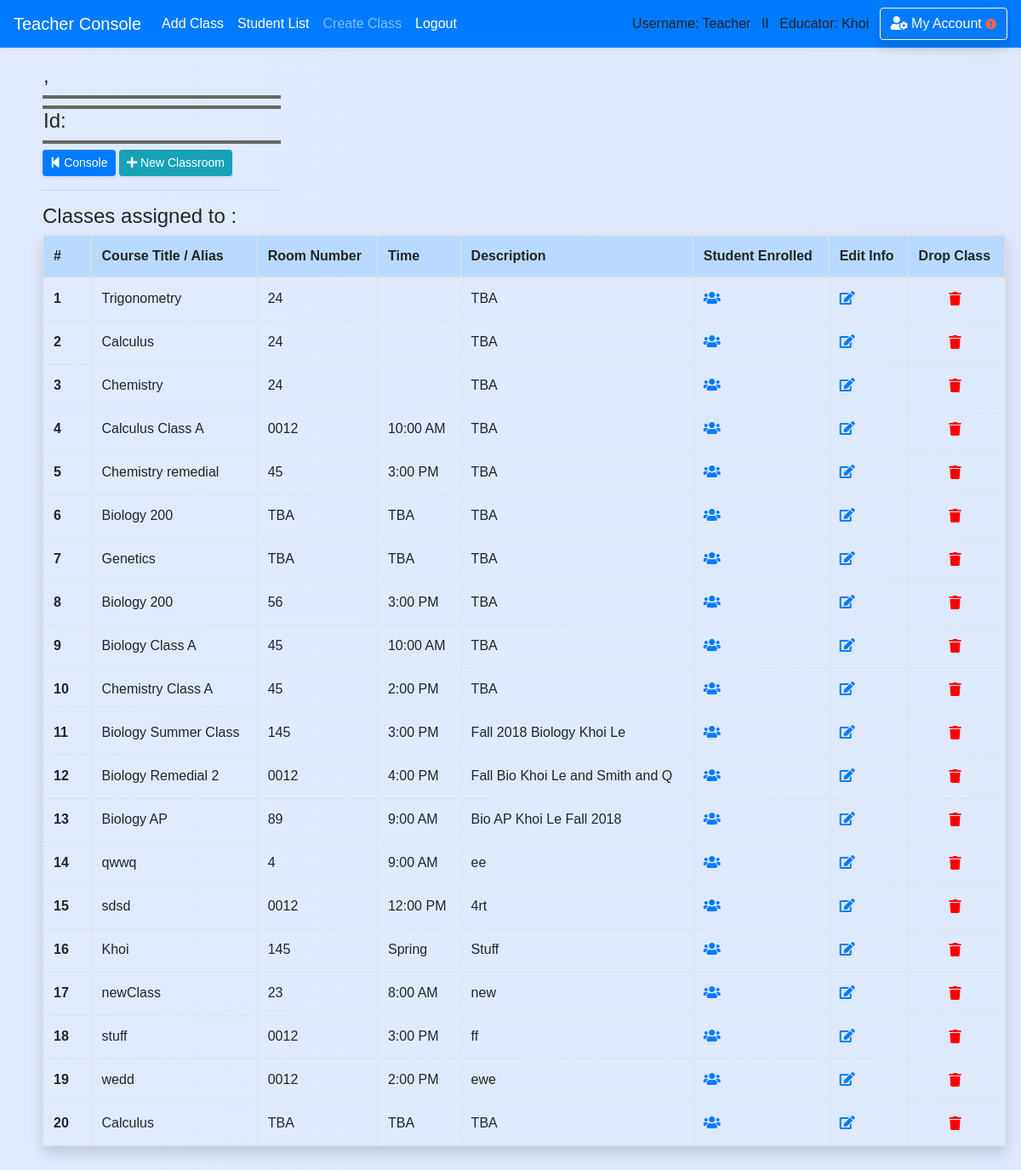
Screenshot of /teacher/classroom (signed in) with the database file from the repository.
### school_app/models.py (models this page shows, shortened)
class Classroom(models.Model):
    course_title = models.CharField(max_length=50,default='')
    course_number = models.CharField(max_length=20,default='')
    teacher_name = models.CharField(max_length=50,default='')
    teacher_idx = models.CharField(max_length=10,default='')
    room_number = models.CharField(max_length=10,default='TBA')
    time = models.CharField(max_length=10,blank=True, null=True,default='TBA')
    description = models.CharField(max_length=300,default='TBA')
    teacher = models.ForeignKey('Teacher',blank=True, null=True, on_delete = models.SET_NULL, related_name='classroom_by_teacher')
    course = models.ForeignKey('Course',blank=True, null=True, on_delete = models.SET_NULL, related_name='course_in_classroom')
    student = models.ManyToManyField(Student, blank=True)

### school_app/views_logged.py (the view)
# urls.py: path('teacher/classroom', views_logged.classroom, name='classroom_list'),
def classroom(request,course_id=None):
    if is_login(request) == False:
        return redirect('/login')
    if is_login(request) == True:
        if request.user.profile.is_teacher == False:
            messages.warning(request, "You don't have Instructor's Privilege!")
            return redirect('/')
        course = Course.objects.filter(id=course_id).first()
        classes = Classroom.objects.filter(course=course)
        time_list = []
        for cla in classes:
            time_list.append(cla.time)
        conflict_index=[]
        for time in time_list:
            for index, time2 in enumerate(time_list):
                count = 0
                if time == time2:
                    count += 1
                    if count >= 2:
                        conflict_index.append(index+1)
        return render(request,'teacher/classroom/view_classroom.html',
        {'classes':classes,'course':course,'conflict_index':conflict_index})

### school_app/views_functions.py (called while the page is built)
def is_login(request):
    if not request.user.is_authenticated:
        messages.warning(request, "Please Login or Create an Account.")
        return False
    return True

### school_app/templates/teacher/classroom/view_classroom.html (shortened to what this page needs)
{% extends 'base.html' %}
{% block content %}
<div class='content'>
  <div class="container-fuild form-row" style='width:100%'>
    <div class="col-md-6">
        <div style="width: 280px">
        <h4 style='padding-left: 1px'>{{ course.semester }}, {{ course.year }}</h4>
        <hr class='hr-line'/>
        <hr class='hr-line'/>
        <h4 style='padding-left: 1px'>Id: {{course.course_number}}</h4>
        <hr class='hr-line'/>
          <a href='{% url "teacher" %}' class="btn btn-sm btn-primary shadow-sm" ><i class="fas fa-step-backward"></i> Console</a></a>
          <a href='{% url "add_classroom" course_id=course.id %}' class="btn btn-info btn-sm shadow-sm" role="button"><i class="fas fa-plus"></i> New Classroom</a>
        <hr/></div></div>
        <div class="col-md-5">
        </div></div>
        {% if classes %}
          <h5><big>Classes assigned to {{ course.course_title }} :</big></h5>
          <div class='mr-2'>
          <table class="table table-hover table-bordered pad-right-table shadow ">
            <thead class='table-primary'>
            <tr>
              <th scope="col" style="width: 5%">#</th>
              <th scope="col">Course Title / Alias</th>
              <th scope="col">Room Number</th>
              <th scope="col">Time</th>
              <th scope="col">Description</th>
              <th scope="col">Student Enrolled</th>
              <th scope="col">Edit Info</th>
              <th scope="col">Drop Class</th>
            </tr>
            </thead>
            <tbody>
        {% for class in classes %}
            <tr>
              <th scope="row">{{ forloop.counter }}</th>
              <td>{{ class.course_title }}</td>
              <td>{{ class.room_number }}</td>
              <td>{{ class.time }}</td>
              <td>{{ class.description }}</td>
              <td>
                <a href='{% url "edit_course" course_id=course.id %}'><i class="fas fa-users"></i></a>
              </td>
              <td>
                <a href='{% url "edit_classroom" classroom_id=class.id %}'><i class="fas fa-edit"></i></a>
              </td>
              <td>
                <form action='/teacher/classroom/detached_classroom/' method='post'>{% csrf_token %}
                  <button type='submit' style='border:none;background:none;cursor: pointer;cursor: hand;'>
                  <i style='color:red' class="fas fa-trash test" data-toggle="popover" data-placement="top" data-trigger="hover" data-content="Alert!"></i>
                  </button>
                </form>
              </td>
            </tr>
        {% endfor %}
            </tbody>
          </table>
        {% else %}
        <h4><div class="alert-inherit alert-info" role="alert"><i class="fas fa-exclamation"></i> No Classes assigned to this course.</div></h4>
        {% endif %}
</div></div><br>
{% endblock %}

### school_app/templates/base.html (shortened to what this page needs)
<!doctype html>
<html>
    <head>
{% load static %}
        <link rel="stylesheet" type="text/css" href="{% static 'school_app/style.css' %}" />
        <link rel="stylesheet" href="https://stackpath.bootstrapcdn.com/bootstrap/4.1.0/css/bootstrap.min.css">
        <link rel="stylesheet" href="https://use.fontawesome.com/releases/v5.0.13/css/all.css">
    </head>
{% if request.user.profile.is_teacher %}
  <body class='body-teacher'>
{% else %}
  <body>
{% endif %}<header>
<nav class="navbar navbar-expand-lg navbar-dark bg-primary shadow-sm fixed-top">
    <a class="navbar-brand" href="/teacher">Teacher Console</a>
    <div class="navbar-collapse collapse show" id="navbarColor02" style="">
      <ul class="navbar-nav mr-auto">
        <li class="nav-item active">
          <a class="nav-link" href="/teacher/add_class">Add Class<span class="sr-only">(current)</span></a>
        </li>
        <li class="nav-item active">
          <a class="nav-link" href="/teacher/student_list">Student List<span class="sr-only">(current)</span></a>
        </li>
        <li class="nav-item">
          <a class="nav-link" href="/teacher/add_class">Create Class</a>
        </li>
        <li class="nav-item active">
          <a class="nav-link" href="{% url 'logout' %}">Logout</a>
        </li>
      </ul>
      {% if request.user.username %}
          Username: {{ request.user.username }} &ensp;II&ensp;
      {% endif %}
      {% if request.user.profile.is_teacher %}
          Educator: {{request.user.first_name}} &ensp;
      {% endif %}
      <a href='/account_management/' class='btn btn-outline-light shadow'>
         <i class="fas fa-user-cog"></i> My Account
      {% if user.profile.home_address == '' or user.profile.phone_number == '' or user.profile.emergency_contact == '' or user.email == '' or user.profile.birth_date  %}
        <i class="fas fa-exclamation-circle small" style='color:tomato'></i>
      {% endif %}
      </a>
    </div>
  </nav>
    </header>
    <div class='' style='padding-top:45px'>
    {% block content %}
    {% endblock %}
    </div>
</body>
</html>

### school_app/static/school_app/style.css (style rules this page uses)
.body-teacher { font-family:sans-serif; background: linear-gradient(to right, #e0eafc, #cfdef3); background-size: 600% 100%; }
.content { padding-top: 30px; padding-left:50px; padding-right:10px; }
.hr-line { height: 1px; background-color: dimgrey; padding: 1px; margin: 0px; }

### school_app/templates/base.html (style rules this page uses)
form,h1,ul { padding-left: 30px; padding-right:20px; }

### rows the page displays
Classroom: course_title "Trigonometry", room_number "24", description "TBA"
Classroom: course_title "Calculus", room_number "24", description "TBA"
Classroom: course_title "Chemistry", room_number "24", description "TBA"
Classroom: course_title "Calculus Class A", room_number "0012", time "10:00 AM", description "TBA"
Classroom: course_title "Chemistry remedial", room_number "45", time "3:00 PM", description "TBA"
Classroom: course_title "Biology 200", room_number "TBA", time "TBA", description "TBA"
Classroom: course_title "Genetics", room_number "TBA", time "TBA", description "TBA"
Classroom: course_title "Biology 200", room_number "56", time "3:00 PM", description "TBA"
Classroom: course_title "Biology Class A", room_number "45", time "10:00 AM", description "TBA"
Classroom: course_title "Chemistry Class A", room_number "45", time "2:00 PM", description "TBA"
Classroom: course_title "Biology Summer Class", room_number "145", time "3:00 PM", description "Fall 2018 Biology Khoi Le"
Classroom: course_title "Biology Remedial 2", room_number "0012", time "4:00 PM", description "Fall Bio Khoi Le and Smith and Q"
Classroom: course_title "Biology AP", room_number "89", time "9:00 AM", description "Bio AP Khoi Le Fall 2018"
Classroom: course_title "qwwq", room_number "4", time "9:00 AM", description "ee"
Classroom: course_title "sdsd", room_number "0012", time "12:00 PM", description "4rt"
Classroom: course_title "Khoi", room_number "145", time "Spring", description "Stuff"
Classroom: course_title "newClass", room_number "23", time "8:00 AM", description "new"
Classroom: course_title "stuff", room_number "0012", time "3:00 PM", description "ff"
Classroom: course_title "wedd", room_number "0012", time "2:00 PM", description "ewe"
Classroom: course_title "Calculus", room_number "TBA", time "TBA", description "TBA"

### other values shown
{{ request.user.username }} "Teacher"
{{ request.user.first_name }} "Khoi"
